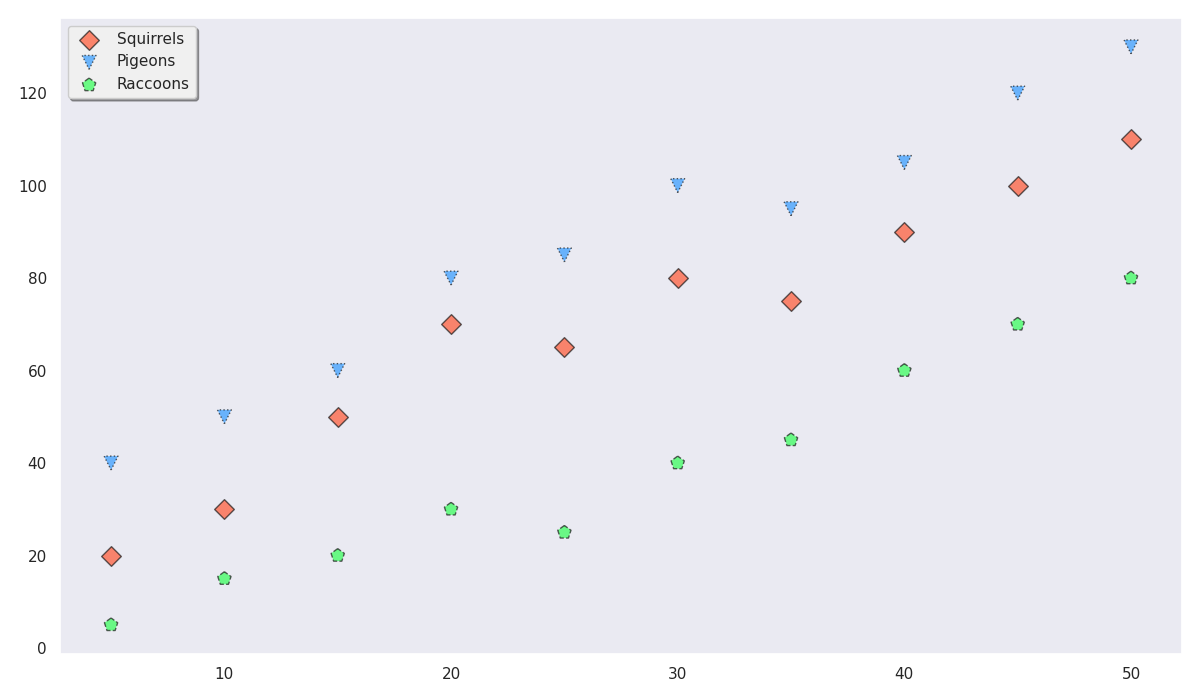

This chart was generated by the following Python code:
import matplotlib.pyplot as plt
import numpy as np

park_areas = np.array([5, 10, 15, 20, 25, 30, 35, 40, 45, 50])

species_data = {
    'Squirrels': {
        'sightings': [20, 30, 50, 70, 65, 80, 75, 90, 100, 110],
        'marker': 'D',  # Diamond marker
    },
    'Pigeons': {
        'sightings': [40, 50, 60, 80, 85, 100, 95, 105, 120, 130],
        'marker': 'v',  # Triangle down marker
    },
    'Raccoons': {
        'sightings': [5, 15, 20, 30, 25, 40, 45, 60, 70, 80],
        'marker': 'p',  # Plus (filled) marker
    },
}

colors = ['#FF5733', '#339BFF', '#33FF57']  # Different colors per species
linestyles = ['-', ':', '--']  # Random line styles

plt.figure(figsize=(12, 7))

for idx, (species, data) in enumerate(species_data.items()):
    plt.scatter(park_areas, data['sightings'], marker=data['marker'],
                color=colors[idx], s=100, alpha=0.7, edgecolors='k',
                linestyle=linestyles[idx], label=species)

plt.legend(facecolor='#f0f0f0', frameon=True, shadow=True)  # Modified legend
plt.grid(False)  # Assuming randomness means no grid here
plt.tight_layout()

plt.show()
